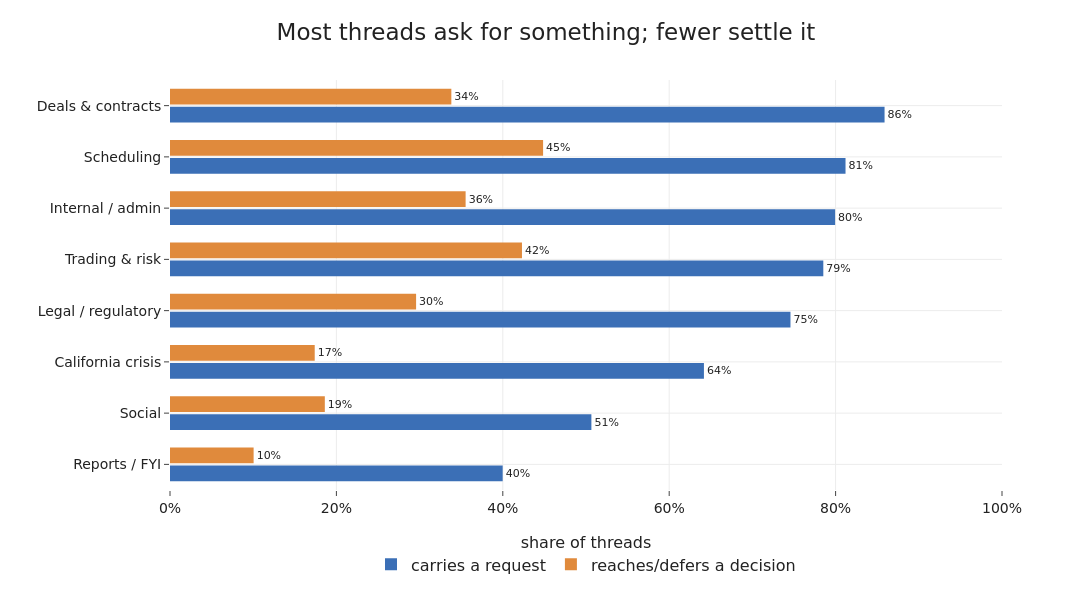

Notebook code for this chart:
### Markdown cell above
## Asks and decisions

Almost three quarters of threads contain a request, so the corpus is a working
inbox in its own right. Decisions are rarer and concentrate in the
operational categories: scheduling, trading and deals carry the most decided
or explicitly deferred conversations, while reports and social threads are
mostly one-directional.

### Code cell
act = df.groupby("category").agg(req=("has_request", "mean"), dec=("has_decision", "mean"))
act = act.sort_values("req")
labels = [PRETTY[c] for c in act.index]
fig = go.Figure()
fig.add_trace(go.Bar(y=labels, x=act["req"] * 100, orientation="h", marker_color=BLUE,
    name="carries a request", text=[f"{v*100:.0f}%" for v in act["req"]], textposition="outside",
    textfont=dict(size=11), cliponaxis=False))
fig.add_trace(go.Bar(y=labels, x=act["dec"] * 100, orientation="h", marker_color=ORANGE,
    name="reaches/defers a decision", text=[f"{v*100:.0f}%" for v in act["dec"]], textposition="outside",
    textfont=dict(size=11), cliponaxis=False))
fig.update_xaxes(title_text="share of threads", range=[0, 100], ticksuffix="%")
fig.update_layout(title="Most threads ask for something; fewer settle it",
    barmode="group", bargap=0.3, bargroupgap=0.12,
    legend=dict(orientation="h", x=0.5, xanchor="center", y=-0.14, yanchor="top"))
save_fig(fig, "tm3_requests_decisions.png", w=1200, h=600, margin=dict(l=170, r=90, t=80, b=110))

### Figure 1 — Plotly figure (JSON) as saved in the notebook; plotly's stock layout.template omitted (floating-point values rounded to 4 significant figures)
{"data": [{"cliponaxis": false, "marker": {"color": "#3b6fb6"}, "name": "carries a request", "orientation": "h", "text": ["40%", "51%", "64%", "75%", "79%", "80%", "81%", "86%"], "textfont": {"size": 11}, "textposition": "outside", "type": "bar", "x": [39.99, 50.65, 64.17, 74.58, 78.52, 79.94, 81.19, 85.88], "y": ["Reports / FYI", "Social", "California crisis", "Legal / regulatory", "Trading & risk", "Internal / admin", "Scheduling", "Deals & contracts"]}, {"cliponaxis": false, "marker": {"color": "#e08a3c"}, "name": "reaches/defers a decision", "orientation": "h", "text": ["10%", "19%", "17%", "30%", "42%", "36%", "45%", "34%"], "textfont": {"size": 11}, "textposition": "outside", "type": "bar", "x": [10.05, 18.61, 17.39, 29.58, 42.3, 35.53, 44.84, 33.81], "y": ["Reports / FYI", "Social", "California crisis", "Legal / regulatory", "Trading & risk", "Internal / admin", "Scheduling", "Deals & contracts"]}], "layout": {"bargap": 0.3, "bargroupgap": 0.12, "barmode": "group", "height": 600, "legend": {"orientation": "h", "x": 0.5, "xanchor": "center", "y": -0.14, "yanchor": "top"}, "margin": {"b": 110, "l": 170, "r": 90, "t": 80}, "title": {"text": "Most threads ask for something; fewer settle it"}, "width": 1200, "xaxis": {"range": [0, 100], "ticksuffix": "%", "title": {"text": "share of threads"}}}}
